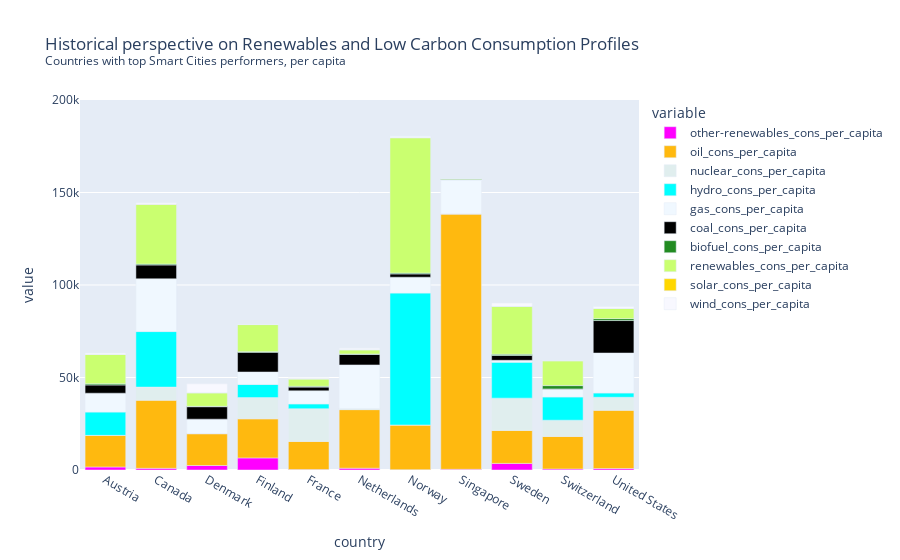

Here is the notebook cell this chart was saved with:
### Code cell
fig = px.bar(scr, x="country",
             y=['other-renewables_cons_per_capita', 'oil_cons_per_capita', 'nuclear_cons_per_capita', 'hydro_cons_per_capita','gas_cons_per_capita','coal_cons_per_capita', 'biofuel_cons_per_capita','renewables_cons_per_capita', 'solar_cons_per_capita', 'wind_cons_per_capita'], 
             title="Historical perspective on Renewables and Low Carbon Consumption Profiles <br><sup>Countries with top Smart Cities performers, per capita</sup>",
            color_discrete_map={
                'coal_cons_per_capita':'black',
                'gas_cons_per_capita': '#F0F8FF',
                'oil_cons_per_capita': "#FFB90F",
                'nuclear_cons_per_capita': "#E0EEEE",
                'hydro_cons_per_capita': "#00FFFF",
                'biofuel_cons_per_capita': '#228B22',
                'solar_cons_per_capita': '#FFD700', 
                'wind_cons_per_capita':'#F8F8FF',
                'renewables_cons_per_capita':'#CAFF70',
                'other-renewables_cons_per_capita': "magenta"}, 
             animation_frame="year", 
             animation_group="country",
            range_y=[0, 200000])
plt.tight_layout()
fig.show()

### Figure 1 — Plotly figure (JSON) as saved in the notebook; plotly's stock layout.template omitted (floating-point values rounded to 4 significant figures)
{"data": [{"alignmentgroup": "True", "hovertemplate": "variable=other-renewables_cons_per_capita<br>year=2011.0<br>country=%{x}<br>value=%{y}<extra></extra>", "ids": ["Austria", "Canada", "Denmark", "Finland", "France", "Netherlands", "Norway", "Singapore", "Sweden", "Switzerland", "United States"], "legendgroup": "other-renewables_cons_per_capita", "marker": {"color": "magenta", "pattern": {"shape": ""}}, "name": "other-renewables_cons_per_capita", "offsetgroup": "other-renewables_cons_per_capita", "orientation": "v", "showlegend": true, "textposition": "auto", "type": "bar", "x": ["Austria", "Canada", "Denmark", "Finland", "France", "Netherlands", "Norway", "Singapore", "Sweden", "Switzerland", "United States"], "xaxis": "x", "y": [1637.0, 908.6, 2424.0, 6545.0, 276.7, 979.3, 180.0, 373.7, 3573.0, 559.2, 759.9], "yaxis": "y"}, {"alignmentgroup": "True", "hovertemplate": "variable=oil_cons_per_capita<br>year=2011.0<br>country=%{x}<br>value=%{y}<extra></extra>", "ids": ["Austria", "Canada", "Denmark", "Finland", "France", "Netherlands", "Norway", "Singapore", "Sweden", "Switzerland", "United States"], "legendgroup": "oil_cons_per_capita", "marker": {"color": "#FFB90F", "pattern": {"shape": ""}}, "name": "oil_cons_per_capita", "offsetgroup": "oil_cons_per_capita", "orientation": "v", "showlegend": true, "textposition": "auto", "type": "bar", "x": ["Austria", "Canada", "Denmark", "Finland", "France", "Netherlands", "Norway", "Singapore", "Sweden", "Switzerland", "United States"], "xaxis": "x", "y": [17080.0, 36800.0, 17250.0, 21120.0, 15170.0, 31650.0, 24150.0, 138100.0, 17820.0, 17570.0, 31490.0], "yaxis": "y"}, {"alignmentgroup": "True", "hovertemplate": "variable=nuclear_cons_per_capita<br>year=2011.0<br>country=%{x}<br>value=%{y}<extra></extra>", "ids": ["Austria", "Canada", "Denmark", "Finland", "France", "Netherlands", "Norway", "Singapore", "Sweden", "Switzerland", "United States"], "legendgroup": "nuclear_cons_per_capita", "marker": {"color": "#E0EEEE", "pattern": {"shape": ""}}, "name": "nuclear_cons_per_capita", "offsetgroup": "nuclear_cons_per_capita", "orientation": "v", "showlegend": true, "textposition": "auto", "type": "bar", "x": ["Austria", "Canada", "Denmark", "Finland", "France", "Netherlands", "Norway", "Singapore", "Sweden", "Switzerland", "United States"], "xaxis": "x", "y": [0, 7105.0, 0, 11480.0, 17680.0, 629.6, 0, 0, 17450.0, 8794.0, 7067.0], "yaxis": "y"}, {"alignmentgroup": "True", "hovertemplate": "variable=hydro_cons_per_capita<br>year=2011.0<br>country=%{x}<br>value=%{y}<extra></extra>", "ids": ["Austria", "Canada", "Denmark", "Finland", "France", "Netherlands", "Norway", "Singapore", "Sweden", "Switzerland", "United States"], "legendgroup": "hydro_cons_per_capita", "marker": {"color": "#00FFFF", "pattern": {"shape": ""}}, "name": "hydro_cons_per_capita", "offsetgroup": "hydro_cons_per_capita", "orientation": "v", "showlegend": true, "textposition": "auto", "type": "bar", "x": ["Austria", "Canada", "Denmark", "Finland", "France", "Netherlands", "Norway", "Singapore", "Sweden", "Switzerland", "United States"], "xaxis": "x", "y": [12600.0, 30010.0, 9.033, 7126.0, 2602.0, 16.33, 71330.0, 0, 19420.0, 12560.0, 2325.0], "yaxis": "y"}, {"alignmentgroup": "True", "hovertemplate": "variable=gas_cons_per_capita<br>year=2011.0<br>country=%{x}<br>value=%{y}<extra></extra>", "ids": ["Austria", "Canada", "Denmark", "Finland", "France", "Netherlands", "Norway", "Singapore", "Sweden", "Switzerland", "United States"], "legendgroup": "gas_cons_per_capita", "marker": {"color": "#F0F8FF", "pattern": {"shape": ""}}, "name": "gas_cons_per_capita", "offsetgroup": "gas_cons_per_capita", "orientation": "v", "showlegend": true, "textposition": "auto", "type": "bar", "x": ["Austria", "Canada", "Denmark", "Finland", "France", "Netherlands", "Norway", "Singapore", "Sweden", "Switzerland", "United States"], "xaxis": "x", "y": [10190.0, 28510.0, 7787.0, 6701.0, 7065.0, 23510.0, 8555.0, 18360.0, 1025.0, 4135.0, 21590.0], "yaxis": "y"}, {"alignmentgroup": "True", "hovertemplate": "variable=coal_cons_per_capita<br>year=2011.0<br>country=%{x}<br>value=%{y}<extra></extra>", "ids": ["Austria", "Canada", "Denmark", "Finland", "France", "Netherlands", "Norway", "Singapore", "Sweden", "Switzerland", "United States"], "legendgroup": "coal_cons_per_capita", "marker": {"color": "black", "pattern": {"shape": ""}}, "name": "coal_cons_per_capita", "offsetgroup": "coal_cons_per_capita", "orientation": "v", "showlegend": true, "textposition": "auto", "type": "bar", "x": ["Austria", "Canada", "Denmark", "Finland", "France", "Netherlands", "Norway", "Singapore", "Sweden", "Switzerland", "United States"], "xaxis": "x", "y": [4452.0, 7491.0, 6746.0, 10670.0, 2025.0, 5666.0, 1777.0, 24.66, 2603.0, 201.7, 17570.0], "yaxis": "y"}, {"alignmentgroup": "True", "hovertemplate": "variable=biofuel_cons_per_capita<br>year=2011.0<br>country=%{x}<br>value=%{y}<extra></extra>", "ids": ["Austria", "Canada", "Denmark", "Finland", "France", "Netherlands", "Norway", "Singapore", "Sweden", "Switzerland", "United States"], "legendgroup": "biofuel_cons_per_capita", "marker": {"color": "#228B22", "pattern": {"shape": ""}}, "name": "biofuel_cons_per_capita", "offsetgroup": "biofuel_cons_per_capita", "orientation": "v", "showlegend": true, "textposition": "auto", "type": "bar", "x": ["Austria", "Canada", "Denmark", "Finland", "France", "Netherlands", "Norway", "Singapore", "Sweden", "Switzerland", "United States"], "xaxis": "x", "y": [608.2, 486.0, 191.4, 333.1, 446.0, 259.8, 464.4, 360.9, 672.1, 1800.0, 1025.0], "yaxis": "y"}, {"alignmentgroup": "True", "hovertemplate": "variable=renewables_cons_per_capita<br>year=2011.0<br>country=%{x}<br>value=%{y}<extra></extra>", "ids": ["Austria", "Canada", "Denmark", "Finland", "France", "Netherlands", "Norway", "Singapore", "Sweden", "Switzerland", "United States"], "legendgroup": "renewables_cons_per_capita", "marker": {"color": "#CAFF70", "pattern": {"shape": ""}}, "name": "renewables_cons_per_capita", "offsetgroup": "renewables_cons_per_capita", "orientation": "v", "showlegend": true, "textposition": "auto", "type": "bar", "x": ["Austria", "Canada", "Denmark", "Finland", "France", "Netherlands", "Norway", "Singapore", "Sweden", "Switzerland", "United States"], "xaxis": "x", "y": [15860.0, 32260.0, 7347.0, 14650.0, 3922.0, 2284.0, 73180.0, 382.1, 25880.0, 13430.0, 5492.0], "yaxis": "y"}, {"alignmentgroup": "True", "hovertemplate": "variable=solar_cons_per_capita<br>year=2011.0<br>country=%{x}<br>value=%{y}<extra></extra>", "ids": ["Austria", "Canada", "Denmark", "Finland", "France", "Netherlands", "Norway", "Singapore", "Sweden", "Switzerland", "United States"], "legendgroup": "solar_cons_per_capita", "marker": {"color": "#FFD700", "pattern": {"shape": ""}}, "name": "solar_cons_per_capita", "offsetgroup": "solar_cons_per_capita", "orientation": "v", "showlegend": true, "textposition": "auto", "type": "bar", "x": ["Austria", "Canada", "Denmark", "Finland", "France", "Netherlands", "Norway", "Singapore", "Sweden", "Switzerland", "United States"], "xaxis": "x", "y": [56.8, 45.66, 7.476, 2.711, 90.67, 16.54, 4.738, 2.565, 3.788, 58.61, 41.96], "yaxis": "y"}, {"alignmentgroup": "True", "hovertemplate": "variable=wind_cons_per_capita<br>year=2011.0<br>country=%{x}<br>value=%{y}<extra></extra>", "ids": ["Austria", "Canada", "Denmark", "Finland", "France", "Netherlands", "Norway", "Singapore", "Sweden", "Switzerland", "United States"], "legendgroup": "wind_cons_per_capita", "marker": {"color": "#F8F8FF", "pattern": {"shape": ""}}, "name": "wind_cons_per_capita", "offsetgroup": "wind_cons_per_capita", "orientation": "v", "showlegend": true, "textposition": "auto", "type": "bar", "x": ["Austria", "Canada", "Denmark", "Finland", "France", "Netherlands", "Norway", "Singapore", "Sweden", "Switzerland", "United States"], "xaxis": "x", "y": [692.9, 813.8, 4830.0, 246.4, 525.9, 813.5, 715.3, 0, 1771.0, 24.42, 1075.0], "yaxis": "y"}], "layout": {"barmode": "relative", "legend": {"title": {"text": "variable"}, "tracegroupgap": 0}, "title": {"text": "Historical perspective on Renewables and Low Carbon Consumption Profiles <br><sup>Countries with top Smart Cities performers, per capita</sup>"}, "xaxis": {"anchor": "y", "domain": [0, 1], "title": {"text": "country"}}, "yaxis": {"anchor": "x", "domain": [0, 1], "range": [0, 200000], "title": {"text": "value"}}}}
